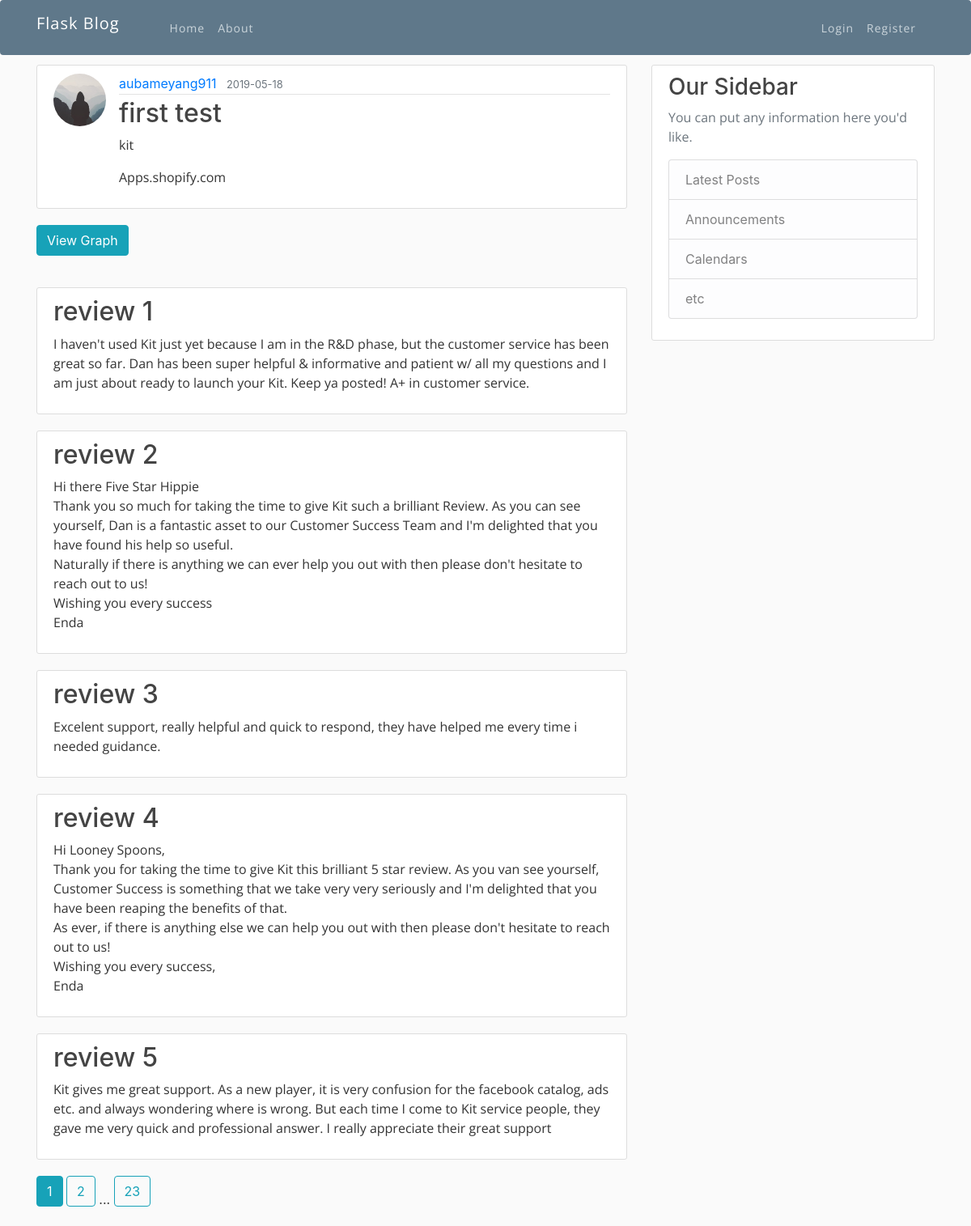
Screenshot of /post/14/reviews with the database file from the repository.
### flaskblog/models.py (models this page shows, shortened)
class User(db.Model, UserMixin):
    id = db.Column(db.Integer, primary_key=True)
    username = db.Column(db.String(20), unique=True, nullable=False)
    email = db.Column(db.String(120), unique=True, nullable=False)
    image_file = db.Column(db.String(20), nullable=False, default='default.jpg')
    password = db.Column(db.String(60), nullable=False)
    posts = db.relationship('Post', backref='Client', lazy=True, cascade="save-update, merge, delete")

class Post(db.Model):
    id = db.Column(db.Integer, primary_key=True)
    title = db.Column(db.String(100), nullable=False)
    date_posted = db.Column(db.DateTime, nullable=False, default=datetime.utcnow)
    keywords = db.Column(db.Text, nullable=False)
    url=db.Column(db.Text, nullable=False)
    user_id = db.Column(db.Integer, db.ForeignKey('user.id'), nullable=False)
    reviews = db.relationship('Review', backref='origin', lazy=True)
    graphs= db.relationship('Graph', backref='gg', lazy=True, cascade="save-update, merge, delete")

class Review(db.Model):
    id = db.Column(db.Integer, primary_key=True)
    title = db.Column(db.String(100), nullable=False)
    content = db.Column(db.Text, nullable=False)
    post_id = db.Column(db.Integer, db.ForeignKey('post.id'))

### flaskblog/routes.py (the view)
@app.route("/post/<int:post_id>/reviews")
def reviews(post_id):
    page=request.args.get('page',1,type=int)
    post = Post.query.get_or_404(post_id)
    reviews=Review.query.filter_by(origin=post).paginate(page=page,per_page=5)
    return render_template('reviews.html', title=post.title, post=post,reviews=reviews)

### flaskblog/templates/reviews.html
{% extends "layout.html" %}
{% block content %}
  <article class="media content-section">
    <img class="rounded-circle article-img" src="{{ url_for('static', filename='profile_pics/' + post.Client.image_file) }}">
    <div class="media-body">
      <div class="article-metadata">
        <a class="mr-2" href="{{ url_for('user_posts', username=post.Client.username) }}">{{ post.Client.username }}</a>
        <small class="text-muted">{{ post.date_posted.strftime('%Y-%m-%d') }}</small>
      </div>
      <h2 class="article-title">{{ post.title }}</h2>
      <p class="article-content">{{ post.keywords }}</p>
      <p class="article-content">{{ post.url }}</p>
    </div>
  </article>
  <a class="btn btn-info mb-4" href="{{ url_for('graph',post_id=post.id) }}">View Graph</a>
  {% for review in reviews.items %}
  <article class="media content-section">
    <div>
      <h2 class="article-title" >{{ review.title }}</h2>
      <p class="article-content">{{ review.content }}</p>
    </div>
  </article>
{% endfor %}
{% for page_num in reviews.iter_pages(left_edge=1, right_edge=1, left_current=1, right_current=2) %}
      {% if page_num %}
        {% if reviews.page == page_num %}
          <a class="btn btn-info mb-4" href="{{ url_for('reviews', post_id=post.id, page=page_num) }}">{{ page_num }}</a>
        {% else %}
          <a class="btn btn-outline-info mb-4" href="{{ url_for('reviews', post_id=post.id, page=page_num) }}">{{ page_num }}</a>
        {% endif %}
      {% else %}
        ...
      {% endif %}
    {% endfor %}
{% endblock content %}

### flaskblog/static/style.css (style rules this page uses)
html, body, div, span, applet, object, iframe, h1, h2, h3, h4, h5, h6, p, blockquote, pre, a, abbr, acronym, address, big, cite, code, del, dfn, em, img, ins, kbd, q, s, samp, small, strike, strong, sub, sup, tt, var, b, u, i, center, dl, dt, dd, ol, ul, li, fieldset, form, label, legend, table, caption, tbody, tfoot, thead, tr, th, td, article, aside, canvas, details, embed, figure, figcaption, footer, header, hgroup, menu, nav, output, ruby, section, summary, time, mark, audio, video { margin: 0; padding: 0; border: 0; font-size: 100%; font: inherit; vertical-align: baseline; }
article, aside, details, figcaption, figure, footer, header, hgroup, menu, nav, section { display: block; }
body { line-height: 1; }
html * { -webkit-font-smoothing: antialiased; -moz-osx-font-smoothing: grayscale; }
*, *:after, *:before { -webkit-box-sizing: border-box; -moz-box-sizing: border-box; box-sizing: border-box; }
h1, h2, h3, h4, h5, h6 { font-family: Open Sans; }
p { font-family: Open Sans; }

### flaskblog/static/main.css (style rules this page uses)
body { background: #fafafa; color: #333333; margin-top: 5rem; }
h1, h2, h3, h4, h5, h6 { color: #444444; }
.content-section { background: #ffffff; padding: 10px 20px; border: 1px solid #dddddd; border-radius: 3px; margin-bottom: 20px; }
.article-title { color: #444444; }
.article-content { white-space: pre-line; }
.article-img { height: 65px; width: 65px; margin-right: 16px; }
.article-metadata { padding-bottom: 1px; margin-bottom: 4px; border-bottom: 1px solid #e3e3e3 }

### rows the page displays
User: image_file (placeholder picture), Client.username "aubameyang911"
Post: date_posted "2019-05-18", title "first test", keywords "kit", url "Apps.shopify.com"
Review: title "review 1", content "I haven't used Kit just yet because I am in the R&D phase, but the customer service has been great so far. Dan has been super helpful & informative and patient w/ all my questions and I am just about ready to launch your Kit. Keep ya posted! A+ in customer service."
Review: title "review 2", content "Hi there Five Star Hippie Thank you so much for taking the time to give Kit such a brilliant Review. As you can see yourself, Dan is a fantastic asset to our Customer Success Team and I'm delighted that you have found his help so useful. Naturally if there is anything we can ever help you out with then please don't hesitate to reach out to us! Wishing you every success Enda"
Review: title "review 3", content "Excelent support, really helpful and quick to respond, they have helped me every time i needed guidance."
Review: title "review 4", content "Hi Looney Spoons, Thank you for taking the time to give Kit this brilliant 5 star review. As you van see yourself, Customer Success is something that we take very very seriously and I'm delighted that you have been reaping the benefits of that. As ever, if there is anything else we can help you out with then please don't hesitate to reach out to us! Wishing you every success, Enda"
Review: title "review 5", content "Kit gives me great support. As a new player, it is very confusion for the facebook catalog, ads etc. and always wondering where is wrong. But each time I come to Kit service people, they gave me very quick and professional answer. I really appreciate their great support"

### other values shown
{{ page_num }} "1"
{{ page_num }} "2" "23"
